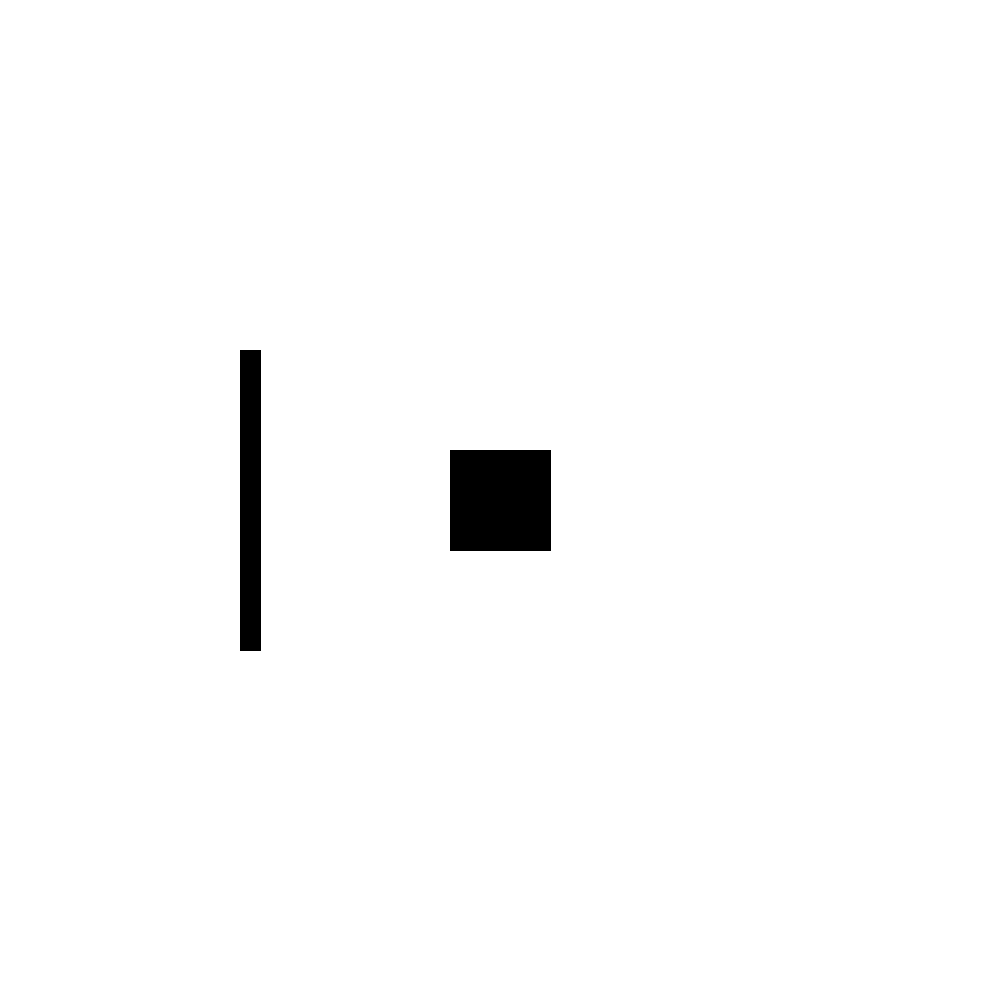
Frame 1 (no input)
Frame 60 (the mouse pressed at the canvas centre just before this capture): identical to frame 1, image omitted
Frame 120 (the mouse held since frame 60 and released just before this capture): blank canvas, image omitted

The Processing sketch that drew this single still picture (run headless with seeded random() and noise(); from frame 60 on, the mouse is pressed at the canvas centre):

// Processing sketch: class_bouton
// ── class_bouton.pde
button btn1;
button btn2;
void setup() {
  size (1000, 1000);
  fill(0);
  background(255);
  btn1 = new button(100, 100, width/2, height/2);
  btn2 = new button(20, 300, width/4, height/2);
}

void draw() {
  background(255);
  btn1.display();
  btn2.display();
}




class button {
  int locX;
  int locY;
  int xSize;
  int ySize;
  button (int sizeX, int sizeY, int x, int y) {
    xSize = sizeX;
    ySize = sizeY;
    locX = x;
    locY = y;
  }
  void display() {
    rectMode(CENTER);
    rect(locX, locY, xSize, ySize);    
    if (pressed()) {
      //fait ce qu'il faut
      background(0);
    }
  }
  boolean pressed() {
    if (mousePressed && mouseX<locX+xSize/2 && mouseX>locX-xSize/2 && mouseY<locY+ySize/2 && mouseY>locY-ySize/2) {
      return true;
    } else return false;
  }
}
